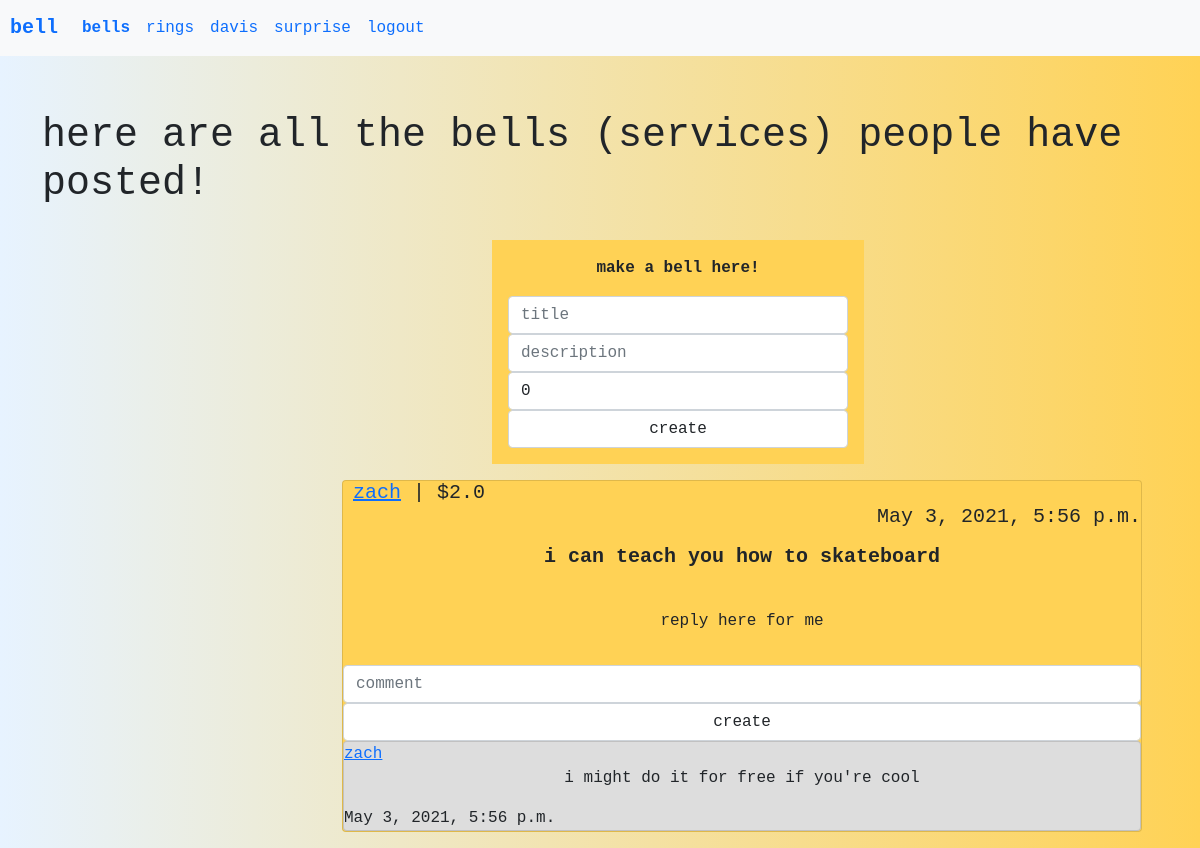
The app's page /bell (signed in), older data.
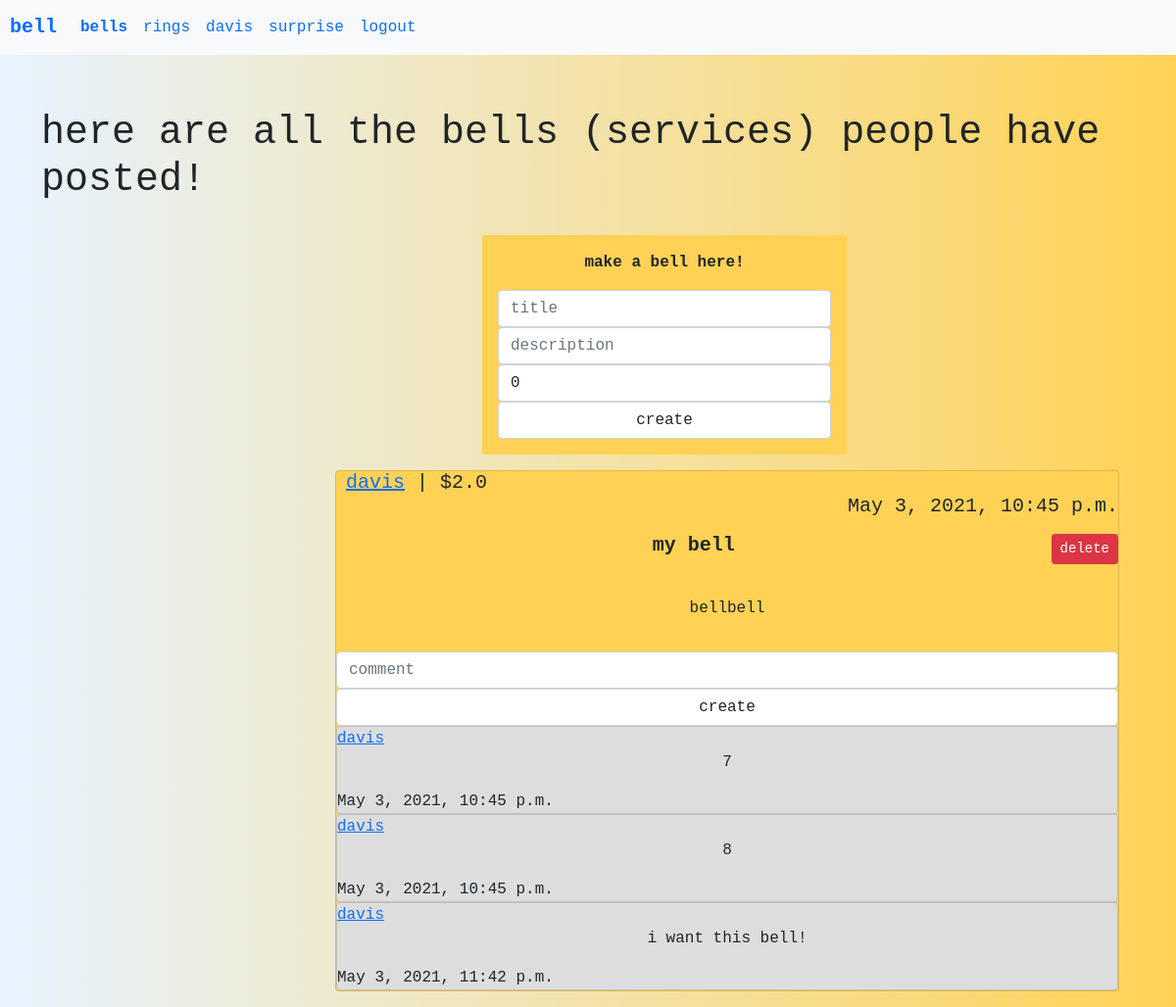
The same page, newer data.
### core/models.py (models this page shows, shortened)
class Bell(models.Model):
    title = models.CharField(max_length=50)
    body = models.TextField()
    price = models.FloatField(blank=True, default=0)
    created_at = models.DateTimeField(auto_now=True)
    author = models.ForeignKey(User, on_delete=models.DO_NOTHING)

class Comment(models.Model):
    body = models.TextField()
    post_bell = models.ForeignKey(Bell, related_name="comments", on_delete=models.CASCADE, null=True, blank=True)
    post_ring = models.ForeignKey(Ring, related_name="comments", on_delete=models.CASCADE, null=True, blank=True)
    author = models.ForeignKey(User, on_delete=models.DO_NOTHING)
    created_at = models.DateTimeField(auto_now=True)

### core/views.py (the view)
# urls.py: path('bell', bell, name='bell'),
def bell(request):
    if not request.user.is_authenticated:
        return redirect('/login')
    if request.method == 'POST':
        title, body, price = request.POST['title'], request.POST['body'], request.POST['price']
        res = price.replace('.', '', 1)
        if len(title) != 0 and len(price) != 0 and res.isnumeric():
            price = round(Decimal(price), 2)
            Bell.objects.create(title=title, body=body, price=price, author=request.user)
    bells = Bell.objects.all().order_by('-id')
    return render(request, 'bell.html', {'bells': bells})

### core/templates/bell.html (shortened to what this page needs)
<!doctype html>
<html lang="en">
<head>
    <link href="https://cdn.jsdelivr.net/npm/bootstrap@5.0.0-beta3/dist/css/bootstrap.min.css" rel="stylesheet">
    <nav class="navbar sticky-top navbar-expand-lg #0086FF bg-light">
        <a class="navbar-brand" href="/" style="margin-left: 10px"><b>bell</b></a>
        <div class="collapse navbar-collapse" id="navbarNavAltMarkup">
            <div class="navbar-nav">
                <b><a class="nav-link" href="/bell">bells</a></b>
                <a class="nav-link" href="/ring">rings</a>
                <a class="nav-link" href="/profile/{{request.user.username}}">{{request.user.username}}</a>
                <a class="nav-link" href="/random">surprise</a>
                <a class="nav-link" href="/logout">logout</a>
            </div>
        </div>
    </nav>
</head>
<body>
    <div class="container">
        <br/>
        <h1 style="margin-top: 2rem; margin-bottom: 2rem">here are all the bells (services) people have posted!</h1>
        <div class="col-md-4" style="margin-inline: 450px;">
            <div class="jumbotron" style="margin-bottom: 1rem; background-color: #FFD255;">
                <div class="card-body">
                    <p><b>make a bell here!</b></p>
                    <form method="POST" action="/bell" style="margin-bottom: 0 !important;">
                        <input class="form-control" name="title" placeholder="title" />
                        <input class="form-control" name="body" placeholder="description" />
                        <input class="form-control" name="price" value=0 placeholder="price" />
                        <input class="form-control" type="submit" value="create" />
                    </form>
                </div>
            </div>
        </div>
        {% for bell in bells %}
        <div class="col-md-4">
            <div class="card" style="margin-bottom: 1rem; background-color: #FFD255; width: 800px; margin-inline: 300px;">
                <h5 class="card-title">
                    <a href="/profile/{{bell.author.username}}" style="margin-left: 10px">{{bell.author.username}}</a> | ${{bell.price}}
                    <p style="text-align: right;">{{bell.created_at}}</p>
                    <p><b>{{bell.title}}</b> {% if request.user.username == bell.author.username %}
                        <a style="float: right;" href='/delete_bell?id={{bell.id}}' class="btn btn-danger btn-sm">delete</a> {% endif %}
                    </p>
                </h5>
                <div class="card-body">
                    <p>{{bell.body}}</p>
                </div>
                <form method="POST" action="/comment" style="margin-bottom: 0 !important;">
                    <input class="form-control" name="body" placeholder="comment" />
                    <input class="form-control" type="submit" value="create" />
                </form>
                {% for comment in bell.comments.all %}
                <div class="card" style="background-color: #DDDDDD;">
                    <a href="profile/{{comment.author.username}}">{{comment.author.username}}</a>
                    <p>{{comment.body}}</p>
                    <a>{{comment.created_at}}</a>
                </div>
                {% endfor %}
            </div>
        </div>
        {% endfor %}
    </div>
</body>
</html>

Row changes from the older to the newer data that the page shows:
removed Bell: author.username "zach", price "2.0", created_at "May 3, 2021, 5:56 p.m.", title "i can teach you how to skateboard", body "reply here for me"
no longer on this page (row edited): Comment: author.username "zach", body "i might do it for free if you're cool", created_at "May 3, 2021, 5:56 p.m."
added Bell: author.username "davis", price "2.0", created_at "May 3, 2021, 10:45 p.m.", title "my bell", body "bellbell"
added Comment: author.username "davis", body "7", created_at "May 3, 2021, 10:45 p.m."
added Comment: author.username "davis", body "8", created_at "May 3, 2021, 10:45 p.m."
added Comment: author.username "davis", body "i want this bell!", created_at "May 3, 2021, 11:42 p.m."
